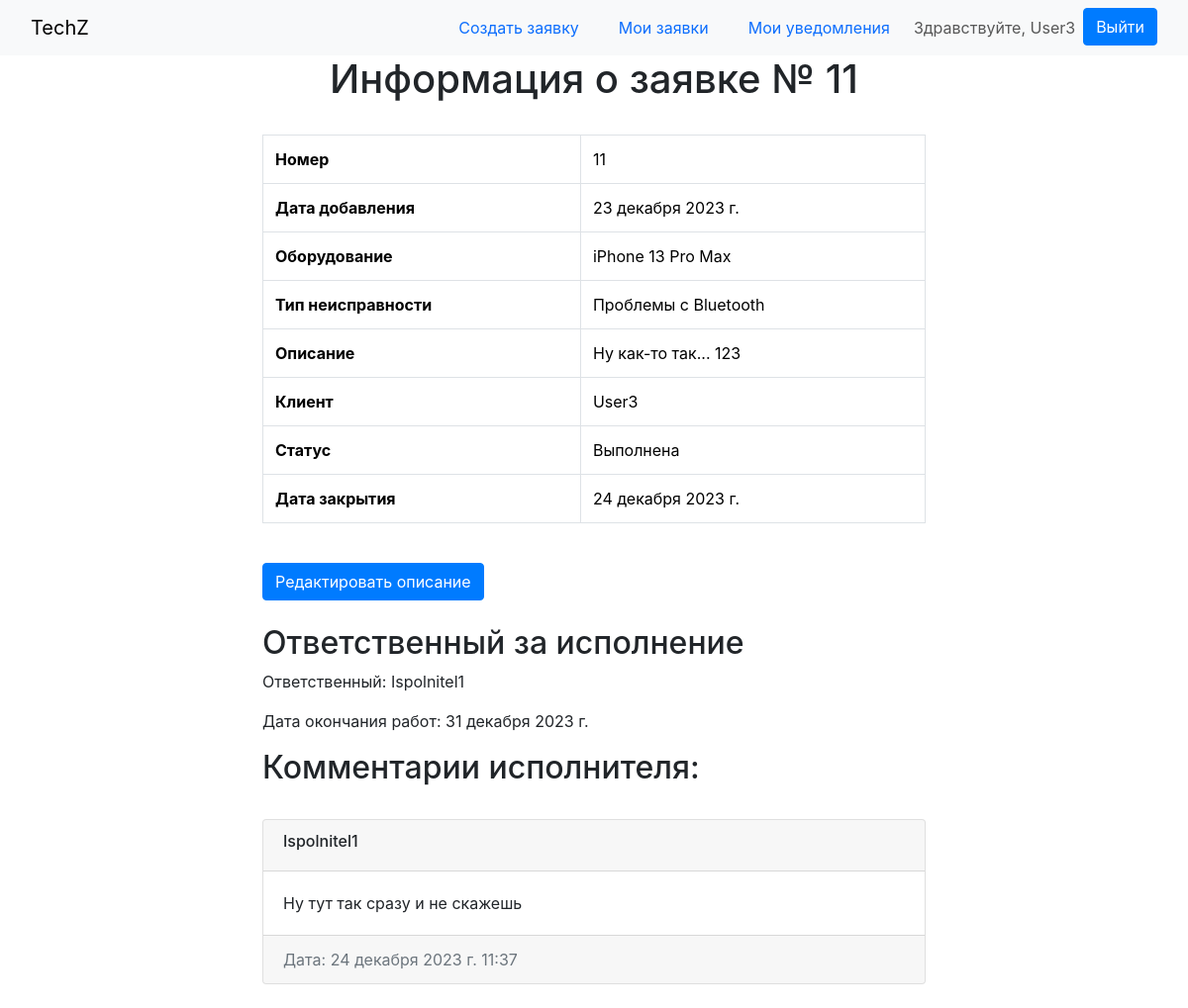
Screenshot of /tech/requests/11/ (signed in) with the database file from the repository.
### tech/models.py (models this page shows, shortened)
class Request(models.Model):
    number = models.AutoField(primary_key=True, verbose_name='Номер заявки')
    date_added = models.DateField(auto_now_add=True, verbose_name='Дата добавления')
    equipment = models.ForeignKey(Equipment, on_delete=models.CASCADE, verbose_name='Оборудование')
    issue_type = models.ForeignKey(IssueType, on_delete=models.CASCADE, verbose_name='Тип проблемы')
    description = models.TextField(verbose_name='Описание')
    client = models.ForeignKey(UserProfile, limit_choices_to={'role': 'user', 'user__is_staff': False},
                               on_delete=models.CASCADE, verbose_name='Клиент')
    status_choices = [
        ('pending', 'В ожидании'),
        ('in_progress', 'В работе'),
        ('completed', 'Выполнена'),
    ]
    status = models.CharField(max_length=20, choices=status_choices, default='pending', verbose_name='Статус')
    date_closed = models.DateField(null=True, blank=True, verbose_name='Дата закрытия')
    class Meta:
        verbose_name = 'Заявка'
        verbose_name_plural = 'Заявки'

class Equipment(models.Model):
    name = models.CharField(max_length=255, verbose_name='Название')
    class Meta:
        verbose_name = 'Оборудование'
        verbose_name_plural = 'Оборудование'

class IssueType(models.Model):
    name = models.CharField(max_length=255, verbose_name='Название')
    class Meta:
        verbose_name = 'Тип проблемы'
        verbose_name_plural = 'Типы проблем'

class UserProfile(models.Model):
    user = models.OneToOneField(User, on_delete=models.CASCADE, verbose_name='Пользователь')
    USER_ROLE_CHOICES = [
        ('user', 'Пользователь'),
        ('ispolnitel', 'Исполнитель'),
        ('admin', 'Администратор'),
    ]
    role = models.CharField(max_length=20, choices=USER_ROLE_CHOICES, default='user', verbose_name='Роль')
    class Meta:
        verbose_name = 'Профиль пользователя'
        verbose_name_plural = 'Профили пользователей'

class WorkAssignment(models.Model):
    request = models.OneToOneField(Request, on_delete=models.CASCADE, verbose_name='Заявка')
    assigned_to = models.ForeignKey(UserProfile, limit_choices_to={'role': 'ispolnitel'}, on_delete=models.CASCADE,
                                    verbose_name='Исполнитель')
    completion_date = models.DateField(null=True, blank=True, verbose_name='Дата завершения')
    class Meta:
        verbose_name = 'Работа по заявке'
        verbose_name_plural = 'Работы по заявкам'

class Comment(models.Model):
    request = models.ForeignKey('Request', on_delete=models.CASCADE, related_name='comments', verbose_name='Заявка')
    author = models.ForeignKey(UserProfile, limit_choices_to={'role': 'ispolnitel'}, on_delete=models.CASCADE,
                               verbose_name='Автор')
    text = models.TextField(verbose_name='Текст')
    created_at = models.DateTimeField(auto_now_add=True, verbose_name='Дата создания')
    class Meta:
        verbose_name = 'Комментарий'
        verbose_name_plural = 'Комментарии'

### tech/views.py (the view)
# urls.py: path('requests/<int:pk>/', views.request_detail, name='request_detail'),
@login_required(login_url='login')
def request_detail(request, pk):
    request_obj = get_object_or_404(Request, pk=pk)
    if not (
            request.user.userprofile.role == 'admin' or
            request.user.userprofile == request_obj.client or
            (
                    request.user.userprofile.role == 'ispolnitel' and
                    request_obj.workassignment.assigned_to == request.user.userprofile)
    ):
        raise Http404("Заявка не найдена")
    if request.method == 'POST':
        comment_text = request.POST.get('comment', '')
        if comment_text:
            Comment.objects.create(request=request_obj, author=request.user.userprofile, text=comment_text)
            return HttpResponseRedirect(request.path)
    comments = request_obj.comments.all()
    return render(request, 'request_detail.html', {'request': request_obj, 'comments': comments})

### templates/request_detail.html (shortened to what this page needs)
{% extends 'base.html' %}
{% block content %}
    <h1 class="text-center pb-4">Информация о заявке № {{ request.number }}</h1>
    <table class="table table-bordered">
        <tbody>
        <tr>
            <th scope="row">Номер</th>
            <td>{{ request.number }}</td>
        </tr>
        <tr>
            <th scope="row">Дата добавления</th>
            <td>{{ request.date_added }}</td>
        </tr>
        <tr>
            <th scope="row">Оборудование</th>
            <td>{{ request.equipment.name }}</td>
        </tr>
        <tr>
            <th scope="row">Тип неисправности</th>
            <td>{{ request.issue_type.name }}</td>
        </tr>
        <tr>
            <th scope="row">Описание</th>
            <td>{{ request.description }}</td>
        </tr>
        <tr>
            <th scope="row">Клиент</th>
            <td>{{ request.client.user.username }}</td>
        </tr>
        <tr>
            <th scope="row">Статус</th>
            <td>{{ request.get_status_display }}</td>
        </tr>
        {% if request.status == 'completed' %}
            <tr>
                <th scope="row">Дата закрытия</th>
                <td>{{ request.date_closed }}</td>
            </tr>
        {% endif %}
        </tbody>
    </table>
    {% if user.is_authenticated and user.userprofile.role == 'admin' %}
        <div class="d-flex justify-content-between py-4">
            {% if request.status != 'completed' %}
                {% include 'confiramtion.html' %}
            {% endif %}
            <a class="btn btn-primary" href="{% url 'edit_request' pk=request.pk %}">Изменить заявку</a>
            <a class="btn btn-danger" href="{% url 'delete_request' pk=request.pk %}">Удалить заявку</a>
        </div>
    {% elif user.userprofile.role == 'user' %}
        <div class="d-flex justify-content-between py-4">
            <a class="btn btn-primary" href="{% url 'edit_description' pk=request.pk %}">Редактировать описание</a>
        </div>
    {% endif %}
    {% if user.is_authenticated and user.userprofile.role == 'admin' or user.userprofile.role == 'user' %}
        <h2>Ответственный за исполнение</h2>
        {% if request.workassignment %}
            <p>Ответственный: {{ request.workassignment.assigned_to.user.username }}</p>
            {% if request.workassignment.completion_date == None %}
                <p>Дата окончания работ не назначена</p>
            {% else %}
                <p>Дата окончания работ: {{ request.workassignment.completion_date }}</p>
            {% endif %}
        {% endif %}
    {% endif %}
    {% if user.is_authenticated and user.userprofile.role == 'ispolnitel' %}
        {% if request.status != 'completed' %}
            {% include 'confiramtion.html' %}
        {% endif %}
        <h2 class="pb-4 pt-4">Ваши комментарии:</h2>
        {% for comment in comments %}
            <div class="card text-left mb-4">
                <div class="card-header d-flex justify-content-between align-items-center">
                    <h6>{{ comment.author.user.username }}</h6>
                    <form method="post" action="{% url 'delete_comment' comment.id %}" style="display: inline;">
                        {% csrf_token %}
                        <button type="submit" class="btn btn-danger btn-sm">Удалить</button>
                    </form>
                </div>
                <div class="card-body">
                    <p class="card-text">{{ comment.text }}</p>
                </div>
                <div class="card-footer text-muted">
                    Дата: {{ comment.created_at }}
                </div>
            </div>
        {% endfor %}
        <form method="post" action="{% url 'request_detail' pk=request.pk %}">
            {% csrf_token %}
            <div class="form-floating">
            <textarea class="form-control" name="comment" placeholder="Leave a comment here" id="floatingTextarea2"
                      style="height: 100px"></textarea>
                <label for="floatingTextarea2">Введите текст</label>
            </div>
            <button type="submit" class="btn btn-primary mt-4">Добавить</button>
        </form>
    {% else %}
        {% if comments %}
            <h2 class="pb-4">Комментарии исполнителя:</h2>
            {% for comment in comments %}
                <div class="card text-left mb-4">
                    <div class="card-header d-flex justify-content-between align-items-center">
                        <h6>{{ comment.author.user.username }}</h6>
                    </div>
                    <div class="card-body">
                        <p class="card-text">{{ comment.text }}</p>
                    </div>
                    <div class="card-footer text-muted">
                        Дата: {{ comment.created_at }}
                    </div>
                </div>
            {% endfor %}
        {% endif %}
    {% endif %}
{% endblock %}

### templates/base.html (shortened to what this page needs)
<!DOCTYPE html>
<html lang="en">
<head>
    {% load bootstrap5 %}
    {% bootstrap_css %}
    <link rel="stylesheet" href="https://stackpath.bootstrapcdn.com/bootstrap/4.3.1/css/bootstrap.min.css"
>
</head>
<body>
<nav class="navbar bg-body-tertiary">
    <div class="container-fluid">
        <a class="navbar-brand" href="{% url 'index' %}">TechZ</a>
        <ul class="nav nav-pills nav-fill gap-2">
            {% if user.is_authenticated and user.userprofile.role == 'admin' %}
                <li class="nav-item">
                    <a class="nav-link" href="{% url 'create_request' %}">Создать заявку</a>
                </li>
                <li class="nav-item">
                    <a class="nav-link" href="{% url 'request_list' %}">Список заявок</a>
                </li>
                <li class="nav-item">
                    <a class="nav-link" href="{% url 'statistics' %}">Статистика</a>
                </li>
            {% elif user.is_authenticated and user.userprofile.role == 'user' %}
                <li class="nav-item">
                    <a class="nav-link" href="{% url 'create_request' %}">Создать заявку</a>
                </li>
                <li class="nav-item">
                    <a class="nav-link" href="{% url 'request_list' %}">Мои заявки</a>
                </li>
                <li class="nav-item">
                    <a class="nav-link position-relative" href="{% url 'notification_list' %}">Мои уведомления</a>
                </li>
            {% elif user.is_authenticated and user.userprofile.role == 'ispolnitel' %}
                <li class="nav-item">
                    <a class="nav-link" href="{% url 'jobs' %}">Мои заявки</a>
                </li>
            {% endif %}
            {% if user.is_authenticated %}
                <li class="navbar-text">
                    Здравствуйте, {{ user.username }}
                </li>
                <li class="nav-item">
                    <a class="btn btn-primary" href="{% url 'logout' %}">Выйти</a>
                </li>
            {% endif %}
        </ul>
    </div>
</nav>
<div class="container" style="max-width: 700px">
    {% block content %}{% endblock %}
</div>
</body>
</html>

### rows the page displays
Request: number "11", date_added "23 декабря 2023 г.", equipment.name "iPhone 13 Pro Max", issue_type.name "Проблемы с Bluetooth", description "Ну как-то так... 123", client.user.username "User3", status "Выполнена", date_closed "24 декабря 2023 г.", workassignment.assigned_to.user.username "Ispolnitel1", workassignment.completion_date "31 декабря 2023 г."
Comment: author.user.username "Ispolnitel1", text "Ну тут так сразу и не скажешь", created_at "24 декабря 2023 г. 11:37"

### other values shown
{{ user.username }} "User3"
